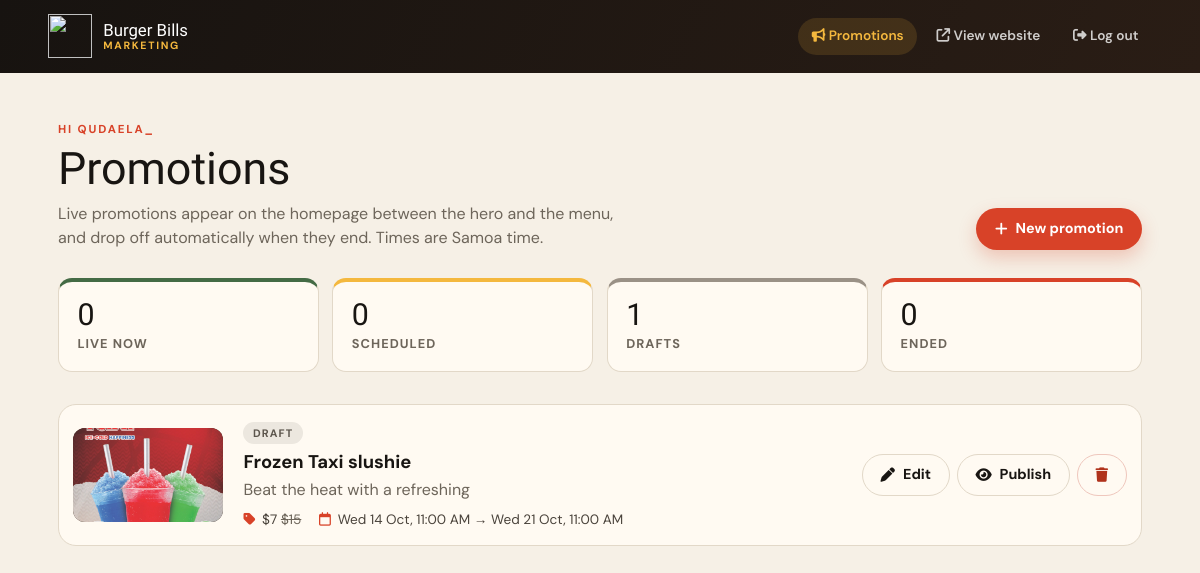
The app's page /marketing/ (signed in), older data.
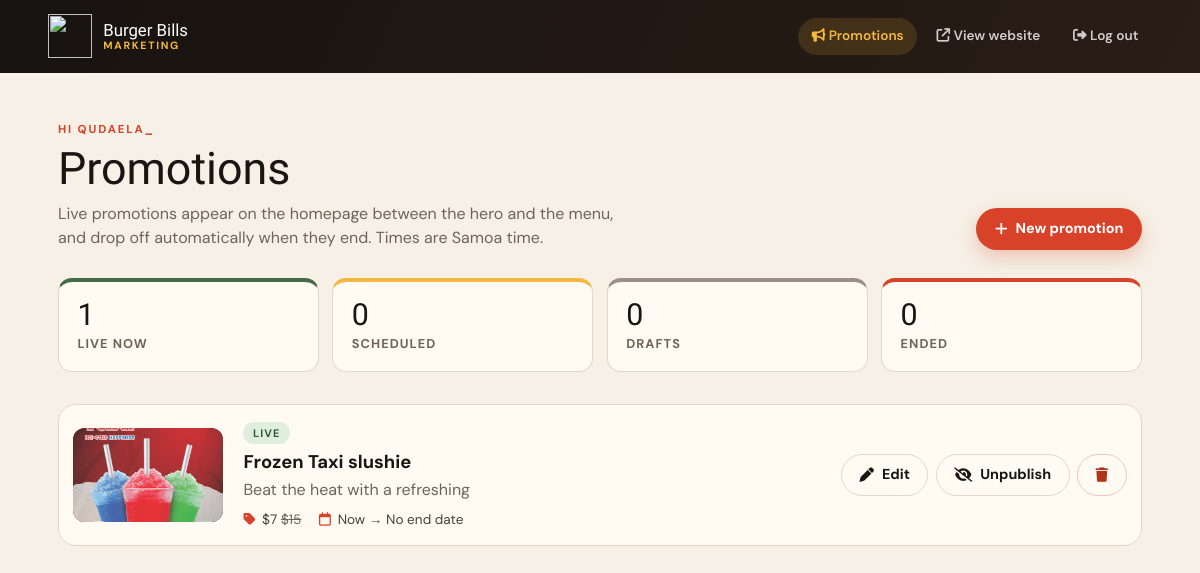
The same page, newer data.
### menu/models.py (models this page shows, shortened)
class Promotion(models.Model):
    title = models.CharField(max_length=120)
    tagline = models.CharField(max_length=200, blank=True, help_text="One short line under the title.")
    description = models.TextField(blank=True, help_text="What's included in the deal.")
    hero_image = models.ImageField(upload_to='promotions/', help_text="Landscape photo, about 1600×1000px works best.")
    badge = models.CharField(max_length=30, blank=True, default='Limited time', help_text='e.g. "New", "Weekend only".')
    price = models.DecimalField(max_digits=8, decimal_places=2, blank=True, null=True, help_text="Leave blank for deals without a set price.")
    original_price = models.DecimalField(max_digits=8, decimal_places=2, blank=True, null=True, help_text="Normal price, shown crossed out.")
    price_note = models.CharField(max_length=40, blank=True, help_text='e.g. "each", "per person", "for two".')
    starts_at = models.DateTimeField(blank=True, null=True, help_text="Leave blank to show it straight away.")
    ends_at = models.DateTimeField(blank=True, null=True, help_text="Leave blank to keep it running until unpublished.")
    daily_start_time = models.TimeField(blank=True, null=True, help_text="Optional: only available from this time each day.")
    daily_end_time = models.TimeField(blank=True, null=True, help_text="Optional: only available until this time each day.")
    terms = models.CharField(max_length=300, blank=True, help_text="Fine print, e.g. \"Dine-in only. While stocks last.\"")
    is_published = models.BooleanField(default=True, help_text="Unpublished promotions never show on the website.")
    display_order = models.IntegerField(default=0, help_text="Lower numbers show first.")
    created_by = models.ForeignKey(settings.AUTH_USER_MODEL, on_delete=models.SET_NULL, null=True, blank=True, related_name='promotions')
    created_at = models.DateTimeField(auto_now_add=True)
    updated_at = models.DateTimeField(auto_now=True)
    objects = PromotionQuerySet.as_manager()
    class Meta:
        ordering = ['display_order', 'ends_at']
    @property
    def status(self):
        now = timezone.now()
        if not self.is_published:
            return 'draft'
        if self.starts_at and now < self.starts_at:
            return 'scheduled'
        if self.ends_at and now >= self.ends_at:
            return 'ended'
        return 'live'

### menu/views.py (the view)
# urls.py: path('marketing/', views.marketing_panel, name='marketing_panel'),
@marketing_required
def marketing_panel(request):
    promotions = list(Promotion.objects.select_related('created_by'))
    order = {'live': 0, 'scheduled': 1, 'draft': 2, 'ended': 3}
    promotions.sort(key=lambda promo: (order[promo.status], promo.display_order, promo.ends_at is None, promo.ends_at or timezone.now()))
    counts = {status: sum(1 for promo in promotions if promo.status == status) for status in order}
    return render(request, 'menu/marketing_panel.html', {
        'promotions': promotions,
        'counts': counts,
    })

### menu/views.py (called while the page is built)
def is_marketing_user(user):
    if not (user.is_authenticated and user.is_active):
        return False
    return user.is_superuser or user.groups.filter(name=MARKETING_GROUP).exists()

def marketing_required(view_func):
    @wraps(view_func)
    def wrapper(request, *args, **kwargs):
        if not is_marketing_user(request.user):
            return redirect(f"{reverse('marketing_login')}?{urlencode({'next': request.path})}")
        with timezone.override(RESTAURANT_TIME_ZONE):
            return view_func(request, *args, **kwargs)
    return wrapper

### templates/menu/marketing_panel.html (shortened to what this page needs)
{% extends 'menu/marketing_base.html' %}
{% block content %}
<div class="mk-page-head">
    <div>
        <span class="mk-kicker">Hi {{ request.user.first_name|default:request.user.username }}</span>
        <h1>Promotions</h1>
        <p>Live promotions appear on the homepage between the hero and the menu, and drop off automatically when they end. Times are Samoa time.</p>
    </div>
    <a class="mk-btn mk-btn--primary" href="{% url 'marketing_promotion_create' %}"><i class="fas fa-plus" aria-hidden="true"></i> New promotion</a>
</div>
<ul class="mk-stats" aria-label="Promotion summary">
    <li class="mk-stat mk-stat--live"><strong>{{ counts.live }}</strong><span>Live now</span></li>
    <li class="mk-stat mk-stat--scheduled"><strong>{{ counts.scheduled }}</strong><span>Scheduled</span></li>
    <li class="mk-stat mk-stat--draft"><strong>{{ counts.draft }}</strong><span>Drafts</span></li>
    <li class="mk-stat mk-stat--ended"><strong>{{ counts.ended }}</strong><span>Ended</span></li>
</ul>
{% if promotions %}
<ul class="mk-promo-list">
    {% for promo in promotions %}
    <li class="mk-promo mk-promo--{{ promo.status }}">
        <img class="mk-promo-thumb" src="{{ promo.hero_image.url }}" alt="" loading="lazy">
        <div class="mk-promo-info">
            <span class="mk-status mk-status--{{ promo.status }}">{{ promo.status|capfirst }}</span>
            <h2>{{ promo.title }}</h2>
            {% if promo.tagline %}<p class="mk-promo-tagline">{{ promo.tagline }}</p>{% endif %}
            <p class="mk-promo-meta">
                {% if promo.price is not None %}<span><i class="fas fa-tag" aria-hidden="true"></i> ${{ promo.price|floatformat:"-2" }}{% if promo.original_price %} <s>${{ promo.original_price|floatformat:"-2" }}</s>{% endif %}</span>{% endif %}
                <span><i class="far fa-calendar" aria-hidden="true"></i> {% if promo.starts_at %}{{ promo.starts_at|date:"D j M, g:i A" }}{% else %}Now{% endif %} &rarr; {% if promo.ends_at %}{{ promo.ends_at|date:"D j M, g:i A" }}{% else %}No end date{% endif %}</span>
            </p>
        </div>
        <div class="mk-promo-actions">
            <a class="mk-btn mk-btn--ghost" href="{% url 'marketing_promotion_edit' promo.pk %}"><i class="fas fa-pen" aria-hidden="true"></i> Edit</a>
            <form method="post" action="{% url 'marketing_promotion_toggle' promo.pk %}">
                {% if promo.is_published %}
                <button type="submit" class="mk-btn mk-btn--ghost"><i class="fas fa-eye-slash" aria-hidden="true"></i> Unpublish</button>
                {% else %}
                <button type="submit" class="mk-btn mk-btn--ghost"><i class="fas fa-eye" aria-hidden="true"></i> Publish</button>
                {% endif %}
            </form>
            <form method="post" action="{% url 'marketing_promotion_delete' promo.pk %}" data-confirm="Delete &quot;{{ promo.title }}&quot;? This can't be undone.">
                <button type="submit" class="mk-btn mk-btn--danger"><i class="fas fa-trash" aria-hidden="true"></i><span class="mk-sr">Delete {{ promo.title }}</span></button>
            </form>
        </div>
    </li>
    {% endfor %}
</ul>
{% endif %}
{% endblock %}

### templates/menu/marketing_base.html (shortened to what this page needs)
{% load static %}<!DOCTYPE html>
<html lang="en">
<head>
    <link href="https://cdnjs.cloudflare.com/ajax/libs/font-awesome/6.4.0/css/all.min.css" rel="stylesheet">
    <link rel="stylesheet" href="{% static 'css/marketing.css' %}?v=1">
</head>
<body class="{% block body_class %}{% endblock %}">
    {% block header %}
    <header class="mk-header">
        <a class="mk-brand" href="{% url 'marketing_panel' %}">
            <img src="{% static 'images/logo.png' %}" alt="">
            <span><strong>Burger Bills</strong><small>Marketing</small></span>
        </a>
        <nav class="mk-nav" aria-label="Marketing">
            <a href="{% url 'marketing_panel' %}"{% if request.resolver_match.url_name == 'marketing_panel' %} aria-current="page"{% endif %}><i class="fas fa-bullhorn" aria-hidden="true"></i> Promotions</a>
            <a href="{% url 'index' %}" target="_blank" rel="noopener"><i class="fas fa-arrow-up-right-from-square" aria-hidden="true"></i> View website</a>
            <a href="{% url 'marketing_logout' %}"><i class="fas fa-sign-out-alt" aria-hidden="true"></i> Log out</a>
        </nav>
    </header>
    {% endblock %}
    <main class="mk-main">
        {% block content %}{% endblock %}
    </main>
</body>
</html>

Row changes from the older to the newer data that the page shows:
changed Promotion "Frozen Taxi slushie": status "DRAFT" → "LIVE"; starts_at "Wed 14 Oct, 11:00 AM" → (not shown); ends_at "Wed 21 Oct, 11:00 AM" → (not shown); now shows "Now"; now shows "No end date"; is_published "Publish" → "Unpublish"
Text that changed along with them:
{{ counts.live }}: "0" → "1"
{{ counts.draft }}: "1" → "0"
